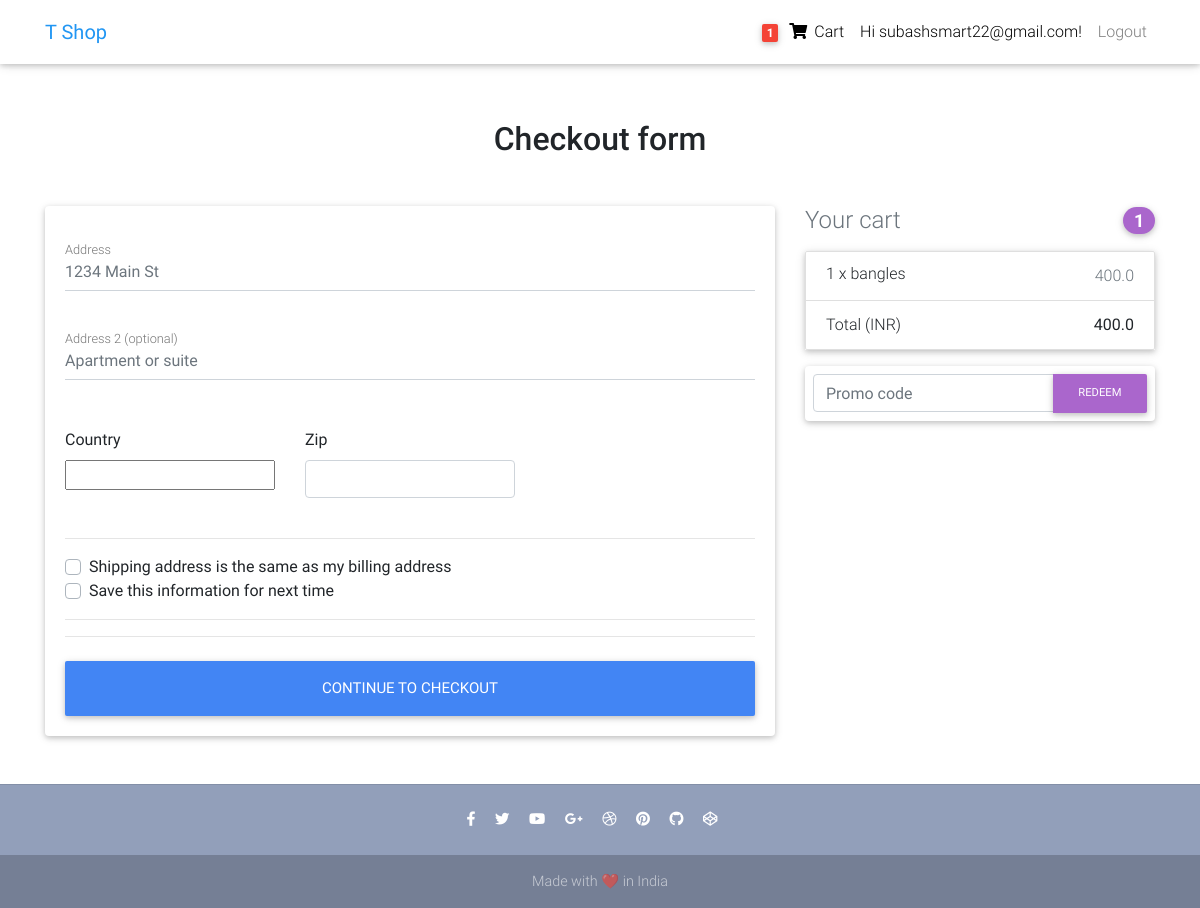
Page /checkout/ (signed in) on the earlier database version.
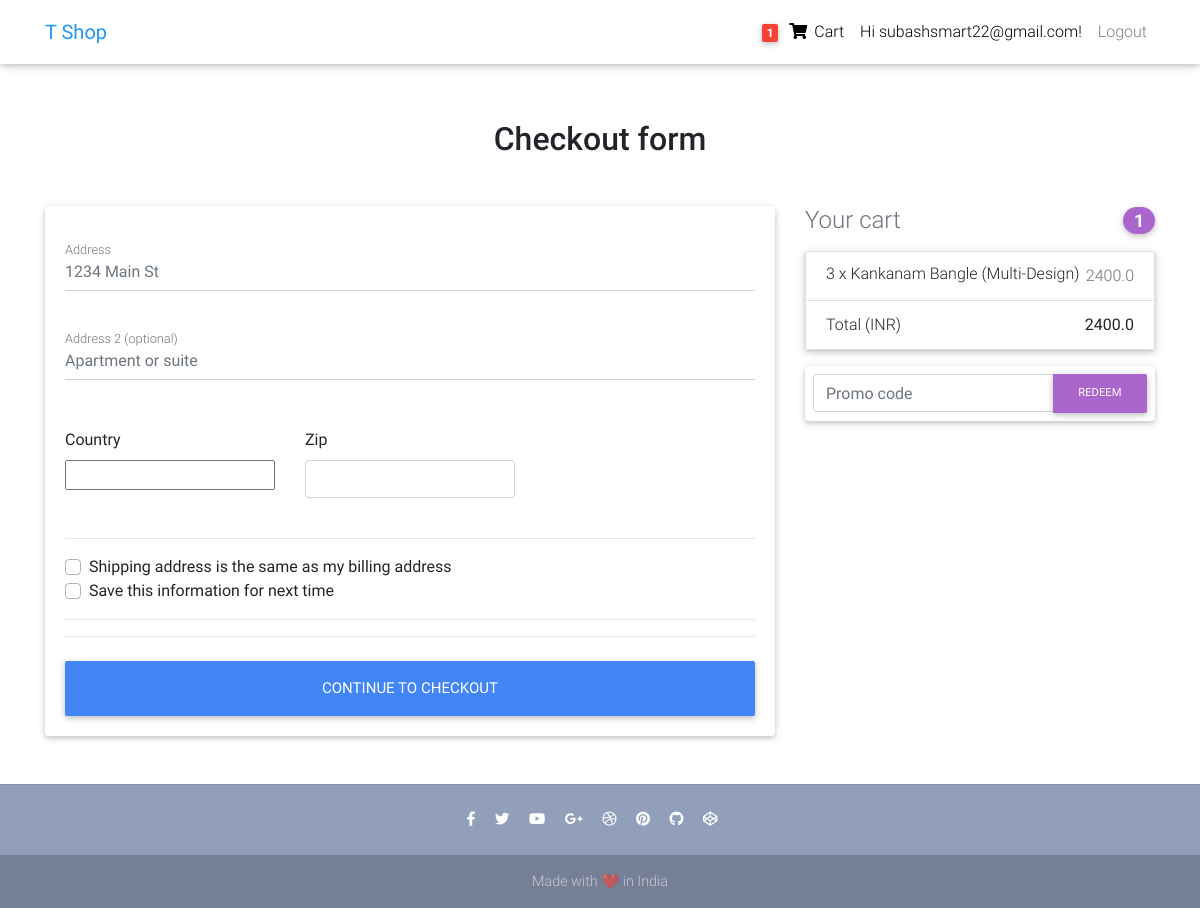
Same page on the later database version.
### core/models.py (models this page shows, shortened)
class OrderItem(models.Model) :
    user = models.ForeignKey(settings.AUTH_USER_MODEL,
                             on_delete=models.CASCADE)
    ordered = models.BooleanField(default=False)
    item = models.ForeignKey(Item, on_delete=models.CASCADE)
    quantity = models.IntegerField(default=1)
    def get_discount_item_price(self):
        return self.quantity * self.item.discount_price
    def get_final_price(self):
        if self.item.discount_price:
            return self.get_discount_item_price()
        return self.get_total_item_price()

class Item(models.Model) :
    item_name = models.CharField(max_length=100)
    price = models.FloatField()
    discount_price = models.FloatField(blank=True, null=True)
    category = models.CharField(choices=CATEGORY, max_length=2)
    label = models.CharField(choices=LABEL, max_length=2)
    description = models.TextField()
    photo=models.ImageField(upload_to='job/photos/',blank=True,null=True)
    seller = models.ForeignKey(settings.AUTH_USER_MODEL,
                             on_delete=models.CASCADE,null=True)
    sellercom=models.CharField(max_length=100,blank=True,null=True)

class Order(models.Model) :
    user = models.ForeignKey(settings.AUTH_USER_MODEL, on_delete=models.CASCADE)
    items = models.ManyToManyField(OrderItem)
    start_date = models.DateTimeField(auto_now_add=True)
    ordered_date = models.DateTimeField()
    ordered = models.BooleanField(default=False)
    checkout_address = models.ForeignKey(
        'CheckoutAddress', on_delete=models.SET_NULL, blank=True, null=True)
    def get_total_price(self):
        total = 0
        for order_item in self.items.all():
            total += order_item.get_final_price()
        return total

### core/views.py (the view, shortened to what this page needs)
# urls.py: path('checkout/', CheckoutView.as_view(), name='checkout'),
class CheckoutView(View):
    def get(self, *args, **kwargs):
        form = forms.CheckoutForm()
        order = Order.objects.get(user=self.request.user, ordered=False)
        context = {
            'form': form,
            'order': order
        }
        return render(self.request, 'checkout.html', context)

### core/forms.py
class CheckoutForm(forms.Form):
    street_address = forms.CharField(widget=forms.TextInput(attrs={
        'class': 'form-control',
        'placeholder': '1234 Main St'
    }))
    apartment_address = forms.CharField(required=False, widget=forms.TextInput(attrs={
        'class': 'form-control',
        'placeholder': 'Apartment or suite'
    }))
    country = CountryField(blank_label='(select country)').formfield(widget=CountrySelectWidget(attrs={
        'class': 'custom-select d-block w-100'
    }))
    zip = forms.CharField(widget=forms.TextInput(attrs={
        'class': 'form-control'
    }))
    same_billing_address = forms.BooleanField(required=False)
    save_info = forms.BooleanField(required=False)

### core/templatetags/cart_template_tags.py (called while the page is built)
@register.filter
def cart_item_count(user) :
    if user.is_authenticated :
        qs = Order.objects.filter(user=user, ordered=False)
        if qs.exists() :
            return qs[0].items.count()
    return 0

### core/templates/checkout.html (shortened to what this page needs)
{% extends 'base.html' %}
{% block content %}
<main >
    <div class="container wow fadeIn">
      <h2 class="my-5 h2 text-center">Checkout form</h2>
      <div class="row">
        <div class="col-md-8 mb-4">
          <div class="card">
            <form method="POST" class="card-body">
              <div class="md-form mb-5">
                {{ form.street_address }}
                <label for="address" class="">Address</label>
              </div>
              <div class="md-form mb-5">
                {{ form.apartment_address }}
                <label for="address-2" class="">Address 2 (optional)</label>
              </div>
              <div class="row">
                <div class="col-lg-4 col-md-12 mb-4">
                  <label for="country">Country</label>
                  {{ form.country }}
                </div>
                <div class="col-lg-4 col-md-6 mb-4">
                  <label for="zip">Zip</label>
                  {{ form.zip }}
                </div>
              </div>
              <hr>
              <div class="custom-control custom-checkbox">
                <label class="custom-control-label" for="same-address">Shipping address is the same as my billing address</label>
              </div>
              <div class="custom-control custom-checkbox">
                <label class="custom-control-label" for="save-info">Save this information for next time</label>
              </div>
              <hr>
              <hr class="mb-4">
              <button class="btn btn-primary btn-lg btn-block" type="submit">Continue to checkout</button>
            </form>
          </div>
        </div>
        <div class="col-md-4 mb-4">
          <h4 class="d-flex justify-content-between align-items-center mb-3">
            <span class="text-muted">Your cart</span>
            <span class="badge badge-secondary badge-pill">{{ order.items.count }}</span>
          </h4>
          <ul class="list-group mb-3 z-depth-1">
            {% for order_item in order.items.all %}
            <li class="list-group-item d-flex justify-content-between lh-condensed">
              <div>
                <h6 class="my-0">{{ order_item.quantity }} x {{ order_item.item.item_name }}</h6>
              </div>
              <span class="text-muted">{{ order_item.get_final_price }}</span>
            </li>
            {% endfor %}
            <li class="list-group-item d-flex justify-content-between">
              <span>Total (INR)</span>
              <strong>{{ order.get_total_price }}</strong>
            </li>
          </ul>
          <form class="card p-2">
            <div class="input-group">
              <input type="text" class="form-control" placeholder="Promo code" aria-label="Recipient's username" aria-describedby="basic-addon2">
              <div class="input-group-append">
                <button class="btn btn-secondary btn-md waves-effect m-0" type="button">Redeem</button>
              </div>
            </div>
          </form>
        </div>
      </div>
    </div>
  </main>
{% endblock content %}

Differences in the rows shown:
removed OrderItem: quantity "1", item.item_name "bangles", get_final_price "400.0"
computed for Order: get_total_price "400.0" → "2400.0"
now on this page (row unchanged): OrderItem: quantity "3", item.item_name "Kankanam Bangle (Multi-Design)", get_final_price "2400.0"
